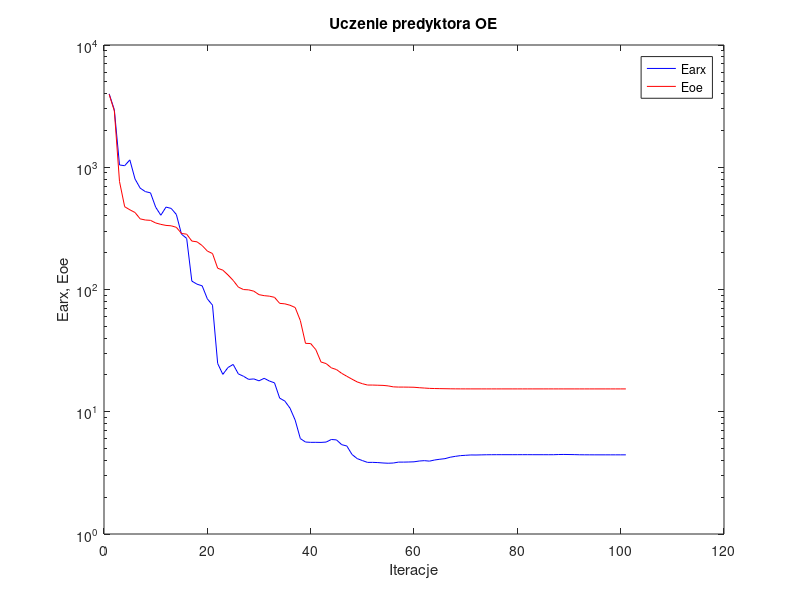
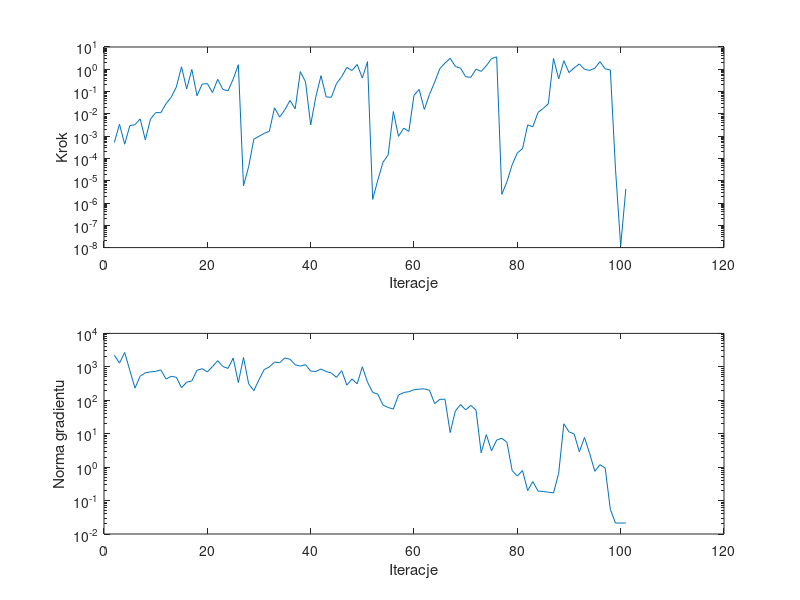

The MATLAB script that drew these images, in order:
%uczenie predyktora oe
clear all;
n=0; farx(n+1)=3.981474e+003; foe(n+1)=3.945250e+003; wspucz(n+1)=0.000000e+000; ng(n+1)=0.000000e+000;
%odnowa zmiennej metryki
n=1; farx(n+1)=2.951694e+003; foe(n+1)=2.889532e+003; krok(n+1)=5.192137e-004; ng(n+1)=2.212335e+003;
n=2; farx(n+1)=1.044100e+003; foe(n+1)=7.642522e+002; krok(n+1)=3.427028e-003; ng(n+1)=1.292605e+003;
n=3; farx(n+1)=1.029442e+003; foe(n+1)=4.754651e+002; krok(n+1)=4.347668e-004; ng(n+1)=2.685698e+003;
n=4; farx(n+1)=1.148897e+003; foe(n+1)=4.488201e+002; krok(n+1)=2.957764e-003; ng(n+1)=7.796854e+002;
n=5; farx(n+1)=8.023481e+002; foe(n+1)=4.265033e+002; krok(n+1)=3.272337e-003; ng(n+1)=2.308081e+002;
n=6; farx(n+1)=6.749776e+002; foe(n+1)=3.782434e+002; krok(n+1)=5.946996e-003; ng(n+1)=5.251940e+002;
n=7; farx(n+1)=6.321875e+002; foe(n+1)=3.702148e+002; krok(n+1)=6.767654e-004; ng(n+1)=6.629783e+002;
n=8; farx(n+1)=6.173960e+002; foe(n+1)=3.677950e+002; krok(n+1)=5.849663e-003; ng(n+1)=7.055454e+002;
n=9; farx(n+1)=4.715484e+002; foe(n+1)=3.501847e+002; krok(n+1)=1.142218e-002; ng(n+1)=7.321371e+002;
n=10; farx(n+1)=4.050008e+002; foe(n+1)=3.410063e+002; krok(n+1)=1.121665e-002; ng(n+1)=8.103180e+002;
n=11; farx(n+1)=4.721471e+002; foe(n+1)=3.344048e+002; krok(n+1)=2.876670e-002; ng(n+1)=4.321707e+002;
n=12; farx(n+1)=4.606763e+002; foe(n+1)=3.319665e+002; krok(n+1)=5.536703e-002; ng(n+1)=5.181797e+002;
n=13; farx(n+1)=4.110968e+002; foe(n+1)=3.225961e+002; krok(n+1)=1.591991e-001; ng(n+1)=4.897065e+002;
n=14; farx(n+1)=2.833308e+002; foe(n+1)=2.873505e+002; krok(n+1)=1.289896e+000; ng(n+1)=2.373353e+002;
n=15; farx(n+1)=2.618500e+002; foe(n+1)=2.835578e+002; krok(n+1)=1.312690e-001; ng(n+1)=3.464540e+002;
n=16; farx(n+1)=1.171373e+002; foe(n+1)=2.490150e+002; krok(n+1)=9.859540e-001; ng(n+1)=3.796344e+002;
n=17; farx(n+1)=1.105729e+002; foe(n+1)=2.454950e+002; krok(n+1)=6.533169e-002; ng(n+1)=7.913107e+002;
n=18; farx(n+1)=1.071531e+002; foe(n+1)=2.287626e+002; krok(n+1)=2.161212e-001; ng(n+1)=8.789424e+002;
n=19; farx(n+1)=8.389713e+001; foe(n+1)=2.062704e+002; krok(n+1)=2.278082e-001; ng(n+1)=7.061661e+002;
n=20; farx(n+1)=7.443830e+001; foe(n+1)=1.969077e+002; krok(n+1)=9.048247e-002; ng(n+1)=1.018556e+003;
n=21; farx(n+1)=2.481238e+001; foe(n+1)=1.493317e+002; krok(n+1)=3.550835e-001; ng(n+1)=1.527764e+003;
n=22; farx(n+1)=2.021679e+001; foe(n+1)=1.439492e+002; krok(n+1)=1.254519e-001; ng(n+1)=1.022001e+003;
n=23; farx(n+1)=2.300979e+001; foe(n+1)=1.314823e+002; krok(n+1)=1.082372e-001; ng(n+1)=8.960143e+002;
n=24; farx(n+1)=2.437898e+001; foe(n+1)=1.186862e+002; krok(n+1)=3.556863e-001; ng(n+1)=1.822092e+003;
n=25; farx(n+1)=2.040597e+001; foe(n+1)=1.046124e+002; krok(n+1)=1.601772e+000; ng(n+1)=3.392068e+002;
%odnowa zmiennej metryki
n=26; farx(n+1)=1.951287e+001; foe(n+1)=9.992388e+001; krok(n+1)=5.921156e-006; ng(n+1)=1.901831e+003;
n=27; farx(n+1)=1.840013e+001; foe(n+1)=9.933300e+001; krok(n+1)=4.279756e-005; ng(n+1)=3.096484e+002;
n=28; farx(n+1)=1.856212e+001; foe(n+1)=9.689618e+001; krok(n+1)=7.315478e-004; ng(n+1)=1.936614e+002;
n=29; farx(n+1)=1.790114e+001; foe(n+1)=9.076361e+001; krok(n+1)=9.869792e-004; ng(n+1)=4.148689e+002;
n=30; farx(n+1)=1.877127e+001; foe(n+1)=8.903937e+001; krok(n+1)=1.336585e-003; ng(n+1)=8.281470e+002;
n=31; farx(n+1)=1.784814e+001; foe(n+1)=8.821752e+001; krok(n+1)=1.651908e-003; ng(n+1)=9.940741e+002;
n=32; farx(n+1)=1.723901e+001; foe(n+1)=8.629945e+001; krok(n+1)=1.859958e-002; ng(n+1)=1.394314e+003;
n=33; farx(n+1)=1.292649e+001; foe(n+1)=7.703413e+001; krok(n+1)=7.162643e-003; ng(n+1)=1.329420e+003;
n=34; farx(n+1)=1.222690e+001; foe(n+1)=7.635023e+001; krok(n+1)=1.526430e-002; ng(n+1)=1.837289e+003;
n=35; farx(n+1)=1.070097e+001; foe(n+1)=7.434986e+001; krok(n+1)=3.979978e-002; ng(n+1)=1.684062e+003;
n=36; farx(n+1)=8.544593e+000; foe(n+1)=7.124744e+001; krok(n+1)=1.684825e-002; ng(n+1)=1.158102e+003;
n=37; farx(n+1)=6.033507e+000; foe(n+1)=5.571119e+001; krok(n+1)=7.847380e-001; ng(n+1)=1.050068e+003;
n=38; farx(n+1)=5.653623e+000; foe(n+1)=3.627059e+001; krok(n+1)=2.758349e-001; ng(n+1)=1.165086e+003;
n=39; farx(n+1)=5.619466e+000; foe(n+1)=3.613170e+001; krok(n+1)=3.187345e-003; ng(n+1)=7.457586e+002;
n=40; farx(n+1)=5.622073e+000; foe(n+1)=3.220047e+001; krok(n+1)=5.851700e-002; ng(n+1)=7.256958e+002;
n=41; farx(n+1)=5.613699e+000; foe(n+1)=2.553399e+001; krok(n+1)=5.154350e-001; ng(n+1)=8.606117e+002;
n=42; farx(n+1)=5.649936e+000; foe(n+1)=2.476543e+001; krok(n+1)=5.734876e-002; ng(n+1)=7.240369e+002;
n=43; farx(n+1)=5.931096e+000; foe(n+1)=2.286136e+001; krok(n+1)=5.558094e-002; ng(n+1)=6.534078e+002;
n=44; farx(n+1)=5.885610e+000; foe(n+1)=2.213071e+001; krok(n+1)=2.301336e-001; ng(n+1)=4.853252e+002;
n=45; farx(n+1)=5.381663e+000; foe(n+1)=2.061951e+001; krok(n+1)=4.641165e-001; ng(n+1)=7.676831e+002;
n=46; farx(n+1)=5.246448e+000; foe(n+1)=1.950330e+001; krok(n+1)=1.210207e+000; ng(n+1)=2.840413e+002;
n=47; farx(n+1)=4.472995e+000; foe(n+1)=1.847169e+001; krok(n+1)=8.812124e-001; ng(n+1)=4.333287e+002;
n=48; farx(n+1)=4.138629e+000; foe(n+1)=1.754578e+001; krok(n+1)=1.635976e+000; ng(n+1)=3.093173e+002;
n=49; farx(n+1)=3.988698e+000; foe(n+1)=1.696457e+001; krok(n+1)=4.063898e-001; ng(n+1)=1.005872e+003;
n=50; farx(n+1)=3.853063e+000; foe(n+1)=1.654286e+001; krok(n+1)=2.196657e+000; ng(n+1)=3.482293e+002;
%odnowa zmiennej metryki
n=51; farx(n+1)=3.854548e+000; foe(n+1)=1.653285e+001; krok(n+1)=1.460365e-006; ng(n+1)=1.720886e+002;
n=52; farx(n+1)=3.839770e+000; foe(n+1)=1.648037e+001; krok(n+1)=1.069939e-005; ng(n+1)=1.524350e+002;
n=53; farx(n+1)=3.810593e+000; foe(n+1)=1.643146e+001; krok(n+1)=6.745433e-005; ng(n+1)=7.176286e+001;
n=54; farx(n+1)=3.792071e+000; foe(n+1)=1.627221e+001; krok(n+1)=1.433605e-004; ng(n+1)=6.083324e+001;
n=55; farx(n+1)=3.808118e+000; foe(n+1)=1.598361e+001; krok(n+1)=1.270603e-002; ng(n+1)=5.464604e+001;
n=56; farx(n+1)=3.873106e+000; foe(n+1)=1.591742e+001; krok(n+1)=9.751354e-004; ng(n+1)=1.433115e+002;
n=57; farx(n+1)=3.873333e+000; foe(n+1)=1.591457e+001; krok(n+1)=2.286608e-003; ng(n+1)=1.702788e+002;
n=58; farx(n+1)=3.882059e+000; foe(n+1)=1.589377e+001; krok(n+1)=1.620122e-003; ng(n+1)=1.809610e+002;
n=59; farx(n+1)=3.895010e+000; foe(n+1)=1.586167e+001; krok(n+1)=6.852302e-002; ng(n+1)=2.061816e+002;
n=60; farx(n+1)=3.953023e+000; foe(n+1)=1.573065e+001; krok(n+1)=1.248868e-001; ng(n+1)=2.156973e+002;
n=61; farx(n+1)=3.980981e+000; foe(n+1)=1.563052e+001; krok(n+1)=1.571994e-002; ng(n+1)=2.193960e+002;
n=62; farx(n+1)=3.945548e+000; foe(n+1)=1.552961e+001; krok(n+1)=7.485385e-002; ng(n+1)=1.993058e+002;
n=63; farx(n+1)=4.031227e+000; foe(n+1)=1.548764e+001; krok(n+1)=2.640812e-001; ng(n+1)=7.918593e+001;
n=64; farx(n+1)=4.088289e+000; foe(n+1)=1.545727e+001; krok(n+1)=1.072007e+000; ng(n+1)=1.068737e+002;
n=65; farx(n+1)=4.134033e+000; foe(n+1)=1.543461e+001; krok(n+1)=1.893841e+000; ng(n+1)=1.073150e+002;
n=66; farx(n+1)=4.245926e+000; foe(n+1)=1.540926e+001; krok(n+1)=3.138952e+000; ng(n+1)=1.082830e+001;
n=67; farx(n+1)=4.318005e+000; foe(n+1)=1.539468e+001; krok(n+1)=1.334889e+000; ng(n+1)=4.743873e+001;
n=68; farx(n+1)=4.376395e+000; foe(n+1)=1.538651e+001; krok(n+1)=1.127230e+000; ng(n+1)=7.434075e+001;
n=69; farx(n+1)=4.403935e+000; foe(n+1)=1.538310e+001; krok(n+1)=4.635137e-001; ng(n+1)=5.150850e+001;
n=70; farx(n+1)=4.431798e+000; foe(n+1)=1.538063e+001; krok(n+1)=4.353621e-001; ng(n+1)=7.020472e+001;
n=71; farx(n+1)=4.427556e+000; foe(n+1)=1.537936e+001; krok(n+1)=1.003200e+000; ng(n+1)=5.109998e+001;
n=72; farx(n+1)=4.438692e+000; foe(n+1)=1.537898e+001; krok(n+1)=8.067975e-001; ng(n+1)=2.687454e+000;
n=73; farx(n+1)=4.448048e+000; foe(n+1)=1.537884e+001; krok(n+1)=1.441640e+000; ng(n+1)=9.401440e+000;
n=74; farx(n+1)=4.451889e+000; foe(n+1)=1.537873e+001; krok(n+1)=2.994570e+000; ng(n+1)=3.073252e+000;
n=75; farx(n+1)=4.454138e+000; foe(n+1)=1.537848e+001; krok(n+1)=3.600437e+000; ng(n+1)=6.462505e+000;
%odnowa zmiennej metryki
n=76; farx(n+1)=4.454111e+000; foe(n+1)=1.537846e+001; krok(n+1)=2.455049e-006; ng(n+1)=7.327617e+000;
n=77; farx(n+1)=4.454020e+000; foe(n+1)=1.537840e+001; krok(n+1)=9.165986e-006; ng(n+1)=5.494103e+000;
n=78; farx(n+1)=4.453912e+000; foe(n+1)=1.537840e+001; krok(n+1)=5.210339e-005; ng(n+1)=7.817432e-001;
n=79; farx(n+1)=4.454449e+000; foe(n+1)=1.537839e+001; krok(n+1)=1.769627e-004; ng(n+1)=5.423686e-001;
n=80; farx(n+1)=4.455572e+000; foe(n+1)=1.537837e+001; krok(n+1)=2.749912e-004; ng(n+1)=7.899609e-001;
n=81; farx(n+1)=4.455729e+000; foe(n+1)=1.537834e+001; krok(n+1)=3.176507e-003; ng(n+1)=1.987814e-001;
n=82; farx(n+1)=4.453552e+000; foe(n+1)=1.537828e+001; krok(n+1)=2.621411e-003; ng(n+1)=3.707693e-001;
n=83; farx(n+1)=4.452967e+000; foe(n+1)=1.537826e+001; krok(n+1)=1.154146e-002; ng(n+1)=1.930262e-001;
n=84; farx(n+1)=4.452859e+000; foe(n+1)=1.537826e+001; krok(n+1)=1.750226e-002; ng(n+1)=1.864785e-001;
n=85; farx(n+1)=4.452173e+000; foe(n+1)=1.537826e+001; krok(n+1)=2.835564e-002; ng(n+1)=1.780329e-001;
n=86; farx(n+1)=4.453005e+000; foe(n+1)=1.537818e+001; krok(n+1)=3.071879e+000; ng(n+1)=1.689367e-001;
n=87; farx(n+1)=4.468571e+000; foe(n+1)=1.537729e+001; krok(n+1)=3.691454e-001; ng(n+1)=6.513825e-001;
n=88; farx(n+1)=4.473940e+000; foe(n+1)=1.537641e+001; krok(n+1)=2.421479e+000; ng(n+1)=1.978342e+001;
n=89; farx(n+1)=4.467553e+000; foe(n+1)=1.537608e+001; krok(n+1)=7.101669e-001; ng(n+1)=1.135884e+001;
n=90; farx(n+1)=4.460184e+000; foe(n+1)=1.537556e+001; krok(n+1)=1.157348e+000; ng(n+1)=9.819422e+000;
n=91; farx(n+1)=4.448781e+000; foe(n+1)=1.537531e+001; krok(n+1)=1.728528e+000; ng(n+1)=2.877379e+000;
n=92; farx(n+1)=4.445425e+000; foe(n+1)=1.537525e+001; krok(n+1)=1.001473e+000; ng(n+1)=7.725651e+000;
n=93; farx(n+1)=4.443529e+000; foe(n+1)=1.537524e+001; krok(n+1)=8.922169e-001; ng(n+1)=2.540272e+000;
n=94; farx(n+1)=4.442099e+000; foe(n+1)=1.537523e+001; krok(n+1)=1.119298e+000; ng(n+1)=7.513011e-001;
n=95; farx(n+1)=4.441787e+000; foe(n+1)=1.537523e+001; krok(n+1)=2.196657e+000; ng(n+1)=1.182504e+000;
n=96; farx(n+1)=4.441705e+000; foe(n+1)=1.537523e+001; krok(n+1)=1.043878e+000; ng(n+1)=9.396045e-001;
n=97; farx(n+1)=4.441757e+000; foe(n+1)=1.537523e+001; krok(n+1)=9.362720e-001; ng(n+1)=5.483563e-002;
n=98; farx(n+1)=4.441757e+000; foe(n+1)=1.537523e+001; krok(n+1)=3.287163e-005; ng(n+1)=2.129107e-002;
n=99; farx(n+1)=4.441757e+000; foe(n+1)=1.537523e+001; krok(n+1)=1.180110e-008; ng(n+1)=2.129039e-002;
n=100; farx(n+1)=4.441757e+000; foe(n+1)=1.537523e+001; krok(n+1)=4.300043e-006; ng(n+1)=2.129039e-002;

figure; semilogy(farx,'b'); hold on; semilogy(foe,'r'); xlabel('Iteracje'); ylabel('Earx, Eoe'); legend('Earx','Eoe'); title('Uczenie predyktora OE');
figure; subplot(2,1,1); semilogy(krok); xlabel('Iteracje'); ylabel('Krok');
subplot(2,1,2); semilogy(ng); xlabel('Iteracje'); ylabel('Norma gradientu');
Earx=farx(n+1)
Eoe=foe(n+1)
